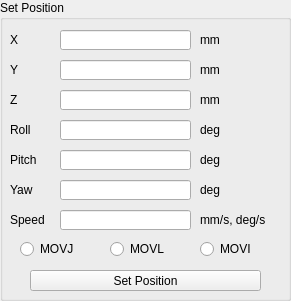
   <widget class="QGroupBox" name="groupBox_2">
    <property name="geometry">
     <rect>
      <x>270</x>
      <y>20</y>
      <width>291</width>
      <height>301</height>
     </rect>
    </property>
    <property name="title">
     <string>Set Position</string>
    </property>
    <widget class="QLabel" name="label_3">
     <property name="geometry">
      <rect>
       <x>10</x>
       <y>30</y>
       <width>21</width>
       <height>20</height>
      </rect>
     </property>
     <property name="text">
      <string>X</string>
     </property>
    </widget>
    <widget class="QLabel" name="label_4">
     <property name="geometry">
      <rect>
       <x>10</x>
       <y>60</y>
       <width>21</width>
       <height>20</height>
      </rect>
     </property>
     <property name="text">
      <string>Y</string>
     </property>
    </widget>
    <widget class="QLineEdit" name="txt_setX">
     <property name="geometry">
      <rect>
       <x>60</x>
       <y>30</y>
       <width>131</width>
       <height>20</height>
      </rect>
     </property>
     <property name="text">
      <string/>
     </property>
    </widget>
    <widget class="QLineEdit" name="txt_setY">
     <property name="geometry">
      <rect>
       <x>60</x>
       <y>60</y>
       <width>131</width>
       <height>20</height>
      </rect>
     </property>
     <property name="text">
      <string/>
     </property>
    </widget>
    <widget class="QLabel" name="label_5">
     <property name="geometry">
      <rect>
       <x>200</x>
       <y>30</y>
       <width>31</width>
       <height>20</height>
      </rect>
     </property>
     <property name="text">
      <string>mm</string>
     </property>
    </widget>
    <widget class="QLabel" name="label_6">
     <property name="geometry">
      <rect>
       <x>200</x>
       <y>60</y>
       <width>31</width>
       <height>20</height>
      </rect>
     </property>
     <property name="text">
      <string>mm</string>
     </property>
    </widget>
    <widget class="QLineEdit" name="txt_setZ">
     <property name="geometry">
      <rect>
       <x>60</x>
       <y>90</y>
       <width>131</width>
       <height>20</height>
      </rect>
     </property>
     <property name="text">
      <string/>
     </property>
    </widget>
    <widget class="QLineEdit" name="txt_setRoll">
     <property name="geometry">
      <rect>
       <x>60</x>
       <y>120</y>
       <width>131</width>
       <height>20</height>
      </rect>
     </property>
     <property name="text">
      <string/>
     </property>
    </widget>
    <widget class="QLabel" name="label_7">
     <property name="geometry">
      <rect>
       <x>200</x>
       <y>90</y>
       <width>31</width>
       <height>20</height>
      </rect>
     </property>
     <property name="text">
      <string>mm</string>
     </property>
    </widget>
    <widget class="QLabel" name="label_8">
     <property name="geometry">
      <rect>
       <x>10</x>
       <y>120</y>
       <width>31</width>
       <height>20</height>
      </rect>
     </property>
     <property name="text">
      <string>Roll</string>
     </property>
    </widget>
    <widget class="QLabel" name="label_9">
     <property name="geometry">
      <rect>
       <x>200</x>
       <y>120</y>
       <width>31</width>
       <height>20</height>
      </rect>
     </property>
     <property name="text">
      <string>deg</string>
     </property>
    </widget>
    <widget class="QLabel" name="label_10">
     <property name="geometry">
      <rect>
       <x>10</x>
       <y>90</y>
       <width>21</width>
       <height>20</height>
      </rect>
     </property>
     <property name="text">
      <string>Z</string>
     </property>
    </widget>
    <widget class="QLabel" name="label_11">
     <property name="geometry">
      <rect>
       <x>10</x>
       <y>150</y>
       <width>41</width>
       <height>20</height>
      </rect>
     </property>
     <property name="text">
      <string>Pitch</string>
     </property>
    </widget>
    <widget class="QLabel" name="label_12">
     <property name="geometry">
      <rect>
       <x>200</x>
       <y>150</y>
       <width>31</width>
       <height>20</height>
      </rect>
     </property>
     <property name="text">
      <string>deg</string>
     </property>
    </widget>
    <widget class="QLineEdit" name="txt_setPitch">
     <property name="geometry">
      <rect>
       <x>60</x>
       <y>150</y>
       <width>131</width>
       <height>20</height>
      </rect>
     </property>
     <property name="text">
      <string/>
     </property>
    </widget>
    <widget class="QLabel" name="label_13">
     <property name="geometry">
      <rect>
       <x>200</x>
       <y>180</y>
       <width>31</width>
       <height>20</height>
      </rect>
     </property>
     <property name="text">
      <string>deg</string>
     </property>
    </widget>
    <widget class="QLineEdit" name="txt_setYaw">
     <property name="geometry">
      <rect>
       <x>60</x>
       <y>180</y>
       <width>131</width>
       <height>20</height>
      </rect>
     </property>
     <property name="text">
      <string/>
     </property>
    </widget>
    <widget class="QLabel" name="label_14">
     <property name="geometry">
      <rect>
       <x>10</x>
       <y>180</y>
       <width>41</width>
       <height>20</height>
      </rect>
     </property>
     <property name="text">
      <string>Yaw</string>
     </property>
    </widget>
    <widget class="QLabel" name="label_15">
     <property name="geometry">
      <rect>
       <x>10</x>
       <y>210</y>
       <width>41</width>
       <height>20</height>
      </rect>
     </property>
     <property name="text">
      <string>Speed</string>
     </property>
    </widget>
    <widget class="QLabel" name="label_16">
     <property name="geometry">
      <rect>
       <x>200</x>
       <y>210</y>
       <width>91</width>
       <height>20</height>
      </rect>
     </property>
     <property name="text">
      <string>mm/s, deg/s</string>
     </property>
    </widget>
    <widget class="QLineEdit" name="txt_setSpeed">
     <property name="geometry">
      <rect>
       <x>60</x>
       <y>210</y>
       <width>131</width>
       <height>20</height>
      </rect>
     </property>
     <property name="text">
      <string/>
     </property>
    </widget>
    <widget class="QRadioButton" name="movj">
     <property name="geometry">
      <rect>
       <x>20</x>
       <y>240</y>
       <width>69</width>
       <height>18</height>
      </rect>
     </property>
     <property name="text">
      <string>MOVJ</string>
     </property>
    </widget>
    <widget class="QRadioButton" name="movl">
     <property name="geometry">
      <rect>
       <x>110</x>
       <y>240</y>
       <width>69</width>
       <height>18</height>
      </rect>
     </property>
     <property name="text">
      <string>MOVL</string>
     </property>
    </widget>
    <widget class="QRadioButton" name="movi">
     <property name="geometry">
      <rect>
       <x>200</x>
       <y>240</y>
       <width>69</width>
       <height>18</height>
      </rect>
     </property>
     <property name="text">
      <string>MOVI</string>
     </property>
    </widget>
    <widget class="QPushButton" name="btn_set_pos">
     <property name="geometry">
      <rect>
       <x>30</x>
       <y>270</y>
       <width>231</width>
       <height>21</height>
      </rect>
     </property>
     <property name="text">
      <string>Set Position</string>
     </property>
    </widget>
   </widget>
